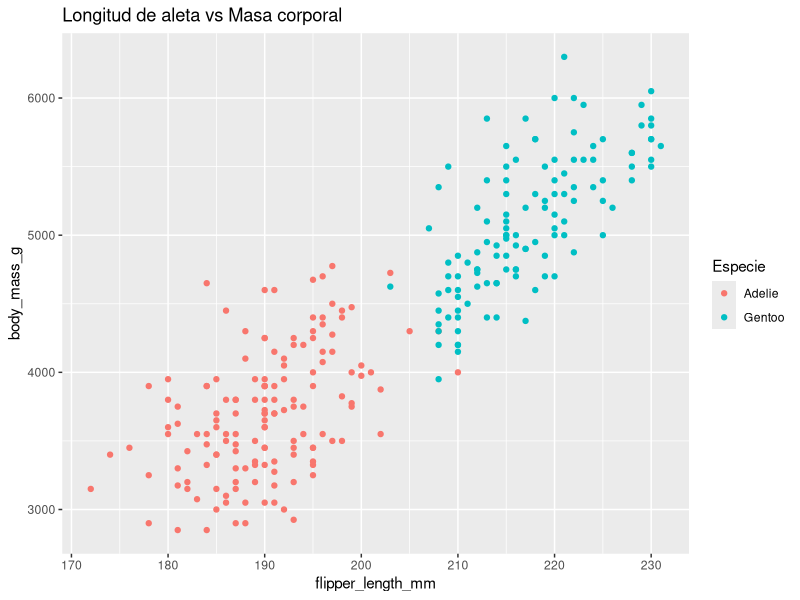

Recreate this plot in R.
install.packages("palmerpenguins")
install.packages("tidyverse")
install.packages("caret")

# -----------------------------
# 1. Cargar paquetes y datos
# -----------------------------
library(tidyverse)
library(palmerpenguins)
library(caret)

data("penguins")

# -----------------------------
# 2. Limpiar datos
# -----------------------------
penguins_clean <- penguins %>%
  drop_na() %>%                                 # eliminar NA
  filter(species %in% c("Adelie", "Gentoo"))    # binarizar el problema

# -----------------------------
# 3. Visualización exploratoria
# -----------------------------
ggplot(penguins_clean, aes(x = flipper_length_mm, y = body_mass_g, color = species)) +
  geom_point() +
  labs(title = "Longitud de aleta vs Masa corporal", color = "Especie")

# -----------------------------
# 4. Preparar datos para ML
# -----------------------------
penguins_clean$species <- factor(penguins_clean$species)

set.seed(123)
train_index <- createDataPartition(penguins_clean$species, p = 0.8, list = FALSE)
train_data <- penguins_clean[train_index, ]
test_data  <- penguins_clean[-train_index, ]

# -----------------------------
# 5. Entrenar un modelo (árbol)
# -----------------------------
modelo <- train(
  species ~ flipper_length_mm + body_mass_g,
  data = train_data,
  method = "rpart",
  trControl = trainControl(method = "cv", number = 5)
)

# -----------------------------
# 6. Evaluar el modelo
# -----------------------------
predicciones <- predict(modelo, newdata = test_data)
confusionMatrix(predicciones, test_data$species)

# -----------------------------
# 7. Usar el modelo
# -----------------------------
nuevo_pingüino <- data.frame(
  flipper_length_mm = 200,
  body_mass_g = 4000
)

predict(modelo, nuevo_pingüino)
